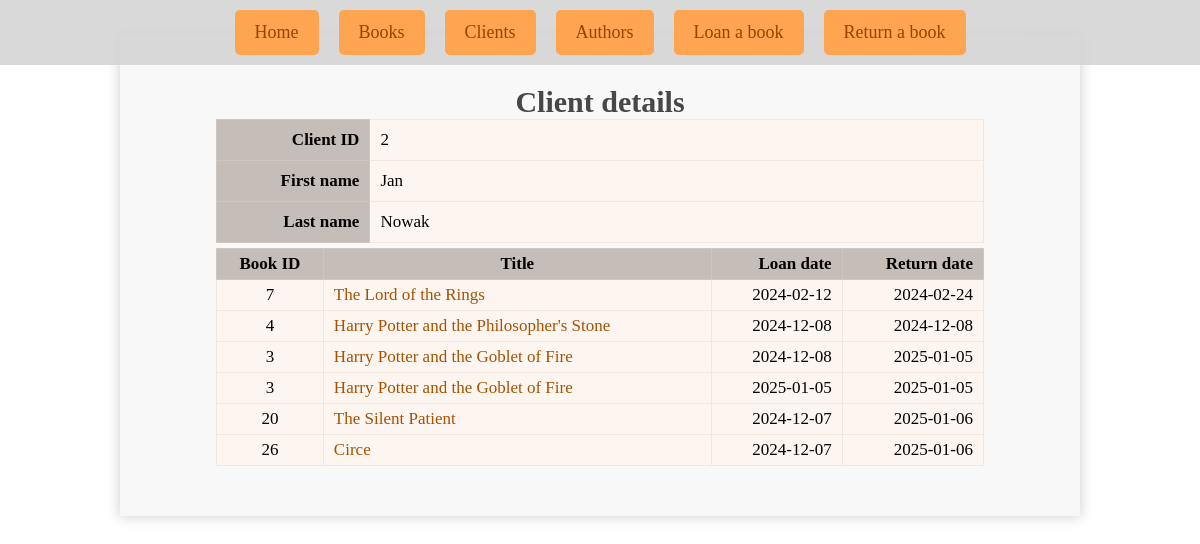
The app's page /client_details?id=2 with its own data.
### tables this page shows
CREATE TABLE client (
    id INTEGER PRIMARY KEY AUTOINCREMENT,
    first_name TEXT,
    last_name TEXT
);

CREATE TABLE client_book (
    id INTEGER PRIMARY KEY AUTOINCREMENT,
    book_id INTEGER NOT NULL,
    client_id INTEGER NOT NULL,
    loan_date DATE,
    return_date DATE,
    FOREIGN KEY (book_id) REFERENCES book(id),
    FOREIGN KEY (client_id) REFERENCES client(id)
);

CREATE TABLE book (
    id INTEGER PRIMARY KEY AUTOINCREMENT,
    isbn TEXT,
    name TEXT,
    description TEXT,
    is_loaned BOOLEAN DEFAULT 0,
    author_id INTEGER,
    FOREIGN KEY (author_id) REFERENCES author(id)
);

### library_task.py (the view, shortened to what this page needs)
@app.route('/client_details', methods=['GET', 'POST'])
def client_details():
    client_id = request.args.get('id')
    cursor, connection = connect_to_db()
    query = "SELECT cb.book_id,cb.loan_date, cb.return_date, b.name, c.first_name, c.last_name, c.id FROM client_book cb JOIN book b ON cb.book_id=b.id JOIN client c ON cb.client_id = c.id WHERE client_id = ? ORDER BY cb.return_date, cb.loan_date ASC;"
    cursor.execute(query,(client_id,))
    connection.commit()
    client_books = cursor.fetchall()
    if client_books:
        client = [client_books[0][6], client_books[0][4], client_books[0][5]]
        books = [[book[0], book[3], book[1], book[2]] for book in client_books]
    connection.close()
    return render_template('client_details.html', client=client, books=books, get=1)

### library_task.py (called while the page is built)
def connect_to_db():
    connection = sqlite3.connect('library.db')
    cursor = connection.cursor()
    return cursor, connection

### templates/client_details.html (shortened to what this page needs)
{% extends "elements/base.html" %}
{% import 'elements/tables.html' as tables %}
{% block content %}
        <h1 class="h1_header">Client details</h1>
        <div class="main_content">
            <div class="all_client_details">
                    {% if client is not none %}
                        <div>
                            {{ tables.client_details_list(client) }}
                        </div>
                        {% if books is not none %}
                            <div>
                                {{ tables.client_read_books_list(books) }}
                            </div>
                        {% else %}
                            <div class="main_content">
                                <p class="return_answer">Books for this Client ID not found</p>
                            </div>
                        {% endif %}
                    {% else %}
                        <div class="main_content">
                            <p class="return_answer">Client ID was not found</p>
                        </div>
                    {% endif %}
            </div>
        </div>
{% endblock %}

### templates/elements/tables.html (shortened to what this page needs)
{% macro client_details_list(client) %}
    <table class="data_table client_details">
    <tbody>
            <tr>
                <th>Client ID</th>
                <td>{{ client[0] }}</td>
            </tr>
            <tr>
                <th>First name</th>
                <td>{{ client[1] }}</td>
            </tr>
            <tr>
                <th>Last name</th>
                <td>{{ client[2] }}</td>
            </tr>
        </tbody>
    </table>
{% endmacro %}
{% macro client_read_books_list(books) %}
    <table class="data_table read_list">
        <thead>
            <tr>
                <th>Book ID</th>
                <th>Title</th>
                <th style="text-align: right;">Loan date</th>
                <th style="text-align: right;">Return date</th>
            </tr>
        </thead>
        <tbody>
            {% for book in books %}
                <tr>
                    <td style="text-align: center;">{{ book[0] }}</td>
                    <td style=" border-right: none"><a href="{{ url_for('book_details') }}?id={{ book[0] }}">{{ book[1] }}</a></td>
                    <td style="text-align: right;">{{ book[2] }}</td>
                    <td style="text-align: right;">{{ book[3] }}</td>
                </tr>
            {% endfor %}
        </tbody>
    </table>
{% endmacro %}

### static/main_style.css (style rules this page uses)
body { background-color: #ffffff; margin: auto; }
.h1_header { width:100%; color: #474747; text-align: center; display: flex; flex:1; font-size: 30px; justify-content: center; margin-bottom:0; }
.data_table { border-collapse: collapse; font-size: 17px; width: auto; }
.data_table td { border: 1px solid #f1e7de; background-color: #fdf6f0; padding: 5px 10px; }
.data_table th { padding: 5px 10px; background-color: #c5bdb7; border: 1px solid #cfc7bf; }
.all_client_details { gap: 5px; margin: auto; display: flex; flex-direction: column; }
.client_details, .read_list { width: 80%; margin: auto; }
.read_list { padding: 10px; }
.read_list th { text-wrap: nowrap; }
.read_list td { width: auto; }
.client_details th { text-align: right; padding: 10px; width: 20%; }
.client_details td { text-align: left; padding: 10px; max-width: 80%; }
a { text-decoration: none; color: #a55203; }

### records on screen
client: first_name "Jan", last_name "Nowak"
client_book: book "7", name "The Lord of the Rings", loan_date "2024-02-12", return_date "2024-02-24"
client_book: book "4", name "Harry Potter and the Philosopher's Stone", loan_date "2024-12-08", return_date "2024-12-08"
client_book: book "3", name "Harry Potter and the Goblet of Fire", loan_date "2024-12-08", return_date "2025-01-05"
client_book: book "3", name "Harry Potter and the Goblet of Fire", loan_date "2025-01-05", return_date "2025-01-05"
client_book: book "20", name "The Silent Patient", loan_date "2024-12-07", return_date "2025-01-06"
client_book: book "26", name "Circe", loan_date "2024-12-07", return_date "2025-01-06"

### other values on screen
{{ client[0] }} "2"
